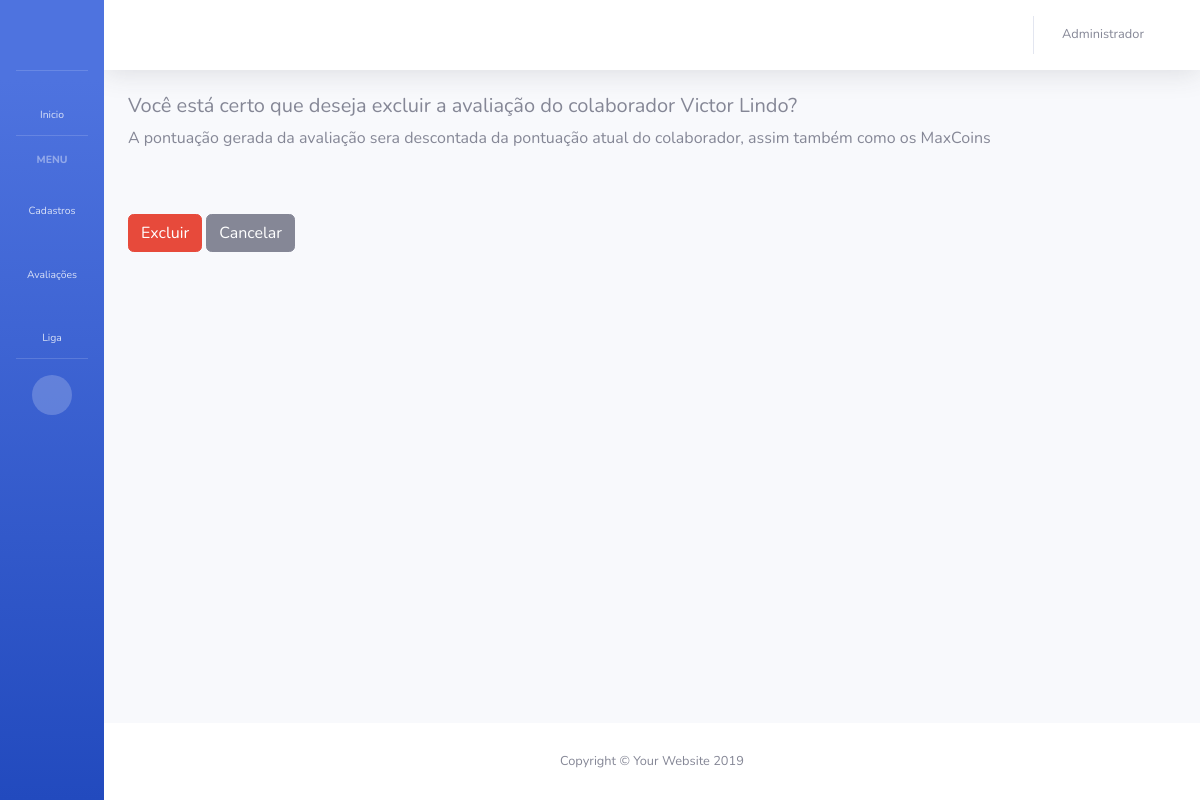
Screenshot of /avaliacoes/excluir-avaliacao/3/ (signed in) with the database file from the repository.
### app_maxliga/models.py (models this page shows, shortened)
class Colaborador(models.Model):
    usuario = models.OneToOneField(User, on_delete=models.SET_NULL, blank=True, null=True, verbose_name='Usuário')
    departamento = models.ForeignKey(Departamento, on_delete=models.SET_NULL, blank=True, null=True, verbose_name='Cargo do colaborador')
    liga = models.ForeignKey(Liga, on_delete=models.SET_NULL, blank=True, null=True, verbose_name='Liga do colaborador')
    nome = models.CharField('Nome do funcionário', max_length=128)
    data_cadastro = models.DateTimeField('Data de criação', auto_now_add=True)
    pontuacao = models.FloatField('Pontuação colaborador', blank=True, default=0)
    maxcoins = models.FloatField('MaxCoins colaborador', blank=True, default=0)

class LancamentoAvaliacao(models.Model):
    avaliador = models.ForeignKey(Colaborador, on_delete=models.SET_NULL, blank=True, null=True, verbose_name='Avaliador', related_name='avaliador_colaborador')
    colaborador = models.ForeignKey(Colaborador, on_delete=models.SET_NULL, blank=True, null=True, verbose_name='Colaborador', related_name='colaborador_colaborador')
    tipo_ponto = models.ForeignKey(TipoPonto, on_delete=models.SET_NULL, blank=True, null=True, verbose_name='Tipo de ponto')
    descricao = models.TextField('Descrição do lançamento', max_length=300)
    data_lancamento = models.DateTimeField('Data de criação', auto_now_add=True)

### app_maxliga/views.py (the view, shortened to what this page needs)
# urls.py: path('avaliacoes/excluir-avaliacao/<int:id>/', excluir_avaliacao, name='excluir_avaliacao'),
@login_required
def excluir_avaliacao(request, id):
    user = request.user.id
    colaborador = Colaborador.objects.get(usuario=user)
    if colaborador.departamento.admin == True:
        avaliacao = LancamentoAvaliacao.objects.get(id=id)
        form = LancamentoAvaliacaoForm(request.POST or None, instance=avaliacao)
        data = {
            'colaborador': colaborador,
            'form': form,
            'avaliacao': avaliacao,
        }
        return render(request, 'app_maxliga/delete_avaliacao_confirm.html', data)
    return redirect('home')

### app_maxliga/templates/app_maxliga/delete_avaliacao_confirm.html (shortened to what this page needs)
{% extends 'base.html' %}
{% block BodyHeading %}
    <form method="post">
        <h5> Você está certo que deseja excluir a avaliação do colaborador {{ avaliacao.colaborador.nome }}?</h5>
        <p> A pontuação gerada da avaliação sera descontada da pontuação atual do colaborador, assim também como os MaxCoins </p>
        <br>
        <br>
        <div class="row">
            <div class="col">
                <button class="btn btn-danger" type="submit">Excluir</button>
                <a class="btn btn-secondary" href="{% url 'lista_avaliacoes' %}">Cancelar</a>
            </div>
        </div>
    </form>
{% endblock %}

### app_maxliga/templates/base.html (shortened to what this page needs)
{% load static %}
<!DOCTYPE html>
<html lang="pt-br">
<head>
  <link href="{% static 'vendor/fontawesome-free/css/all.min.css' %}" rel="stylesheet" type="text/css">
  <link href="{% static 'css/sb-admin-2.min.css' %}" rel="stylesheet">
</head>
<body id="page-top">
  <div id="wrapper">
    <ul class="navbar-nav bg-gradient-primary sidebar sidebar-dark accordion toggled" id="accordionSidebar">
      <a class="sidebar-brand d-flex align-items-center justify-content-center" href="{% url 'home' %}">
        <div class="sidebar-brand-icon">
          <i class="fas fa-grip-lines"></i>
        </div>
      </a>
      <hr class="sidebar-divider my-0">
      <li class="nav-item">
        <a class="nav-link" href="{% url 'home' %}">
          <i class="fas fa-fw fa-home"></i>
          <span>Inicio</span></a>
      </li>
      <hr class="sidebar-divider">
      <div class="sidebar-heading">
        Menu
      </div>
      {% if colaborador.departamento.admin == True %}
      <li class="nav-item">
        <a class="nav-link collapsed" href="#" data-toggle="collapse" data-target="#collapseUtilities" aria-expanded="true" aria-controls="collapseUtilities">
          <i class="fas fa-fw fa-wrench"></i>
          <span>Cadastros</span>
        </a>
      </li>
      {% endif %}
      <li class="nav-item">
        <a class="nav-link collapsed" href="#" data-toggle="collapse" data-target="#collapsePages" aria-expanded="true" aria-controls="collapsePages">
          <i class="fas fa-fw fa-stream"></i>
          <span>Avaliações</span>
        </a>
      </li>
      <li class="nav-item">
        <a class="nav-link collapsed" href="#" data-toggle="collapse" data-target="#collapseRanking" aria-expanded="true" aria-controls="collapsePages">
          <i class="fas fa-fw fa-flag"></i>
          <span>Liga</span>
        </a>
      </li>
      <hr class="sidebar-divider d-none d-md-block">
      <div class="text-center d-none d-md-inline">
        <button class="rounded-circle border-0" id="sidebarToggle"></button>
      </div>
    </ul>
    <div id="content-wrapper" class="d-flex flex-column">
      <div id="content">
        <nav class="navbar navbar-expand navbar-light bg-white topbar mb-4 static-top shadow">
          <ul class="navbar-nav ml-auto">
            <li class="nav-item dropdown no-arrow mx-1">
              <a class="nav-link dropdown-toggle" href="#" id="alertsDropdown" role="button" data-toggle="dropdown" aria-haspopup="true" aria-expanded="false">
                <i class="fas fa-bell fa-fw"></i>
              </a>
            </li>
            <li class="nav-item dropdown no-arrow">
              <a class="nav-link dropdown-toggle" href="#" id="userDropdown" role="button" data-toggle="dropdown" aria-haspopup="true" aria-expanded="false">
                <span class="mr-2 d-none d-lg-inline text-gray-600 small">{{ colaborador.nome }}</span>
                <i class="fas fa-user fa-fw"></i>
              </a>
            </li>
          </ul>
        </nav>
        <div class="container-fluid">
          {% block BodyHeading %}
          {% endblock %}
        </div>
      </div>
      <footer class="sticky-footer bg-white">
        <div class="container my-auto">
          <div class="copyright text-center my-auto">
            <span>Copyright &copy; Your Website 2019</span>
          </div>
        </div>
      </footer>
    </div>
  </div>
</body>
</html>

### rows the page displays
Colaborador: nome "Administrador"
LancamentoAvaliacao: colaborador.nome "Victor Lindo"
